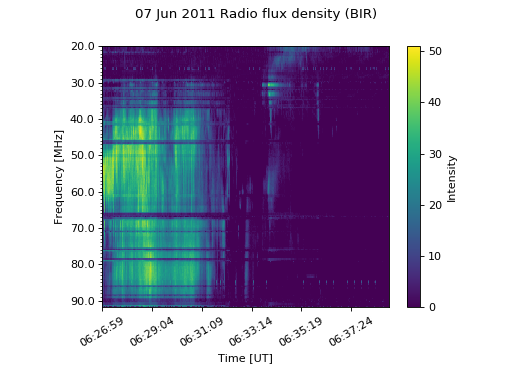

Write the Python code that produced this figure.
import matplotlib.pyplot as plt
import sunpy
import sunpy.data.sample
from sunpy.spectra.sources.callisto import CallistoSpectrogram
image = CallistoSpectrogram.read(sunpy.data.sample.CALLISTO_SPECTRUM)
nobg = image.subtract_bg()
interesting = nobg.in_interval("06:27")
interesting.peek(vmin=0)
